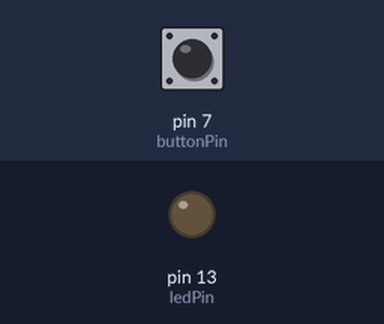
A sketch run on a simulated Arduino Uno, built with avr-gcc and run on an emulated ATmega328P. Parts: output pins drawn as LEDs (lit = HIGH). The inputs (shaded band) are chosen by the test bench; at power-on: pin 7 (buttonPin) HIGH.

Above: at 1.2 s.
1.3 s: pin 7 (buttonPin) pulled LOW for 0.15 s
At 1.37 s:
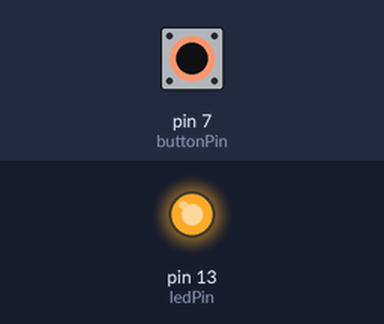
2.9 s: pin 7 (buttonPin) pulled LOW for 3.2 s
At 7.4 s:
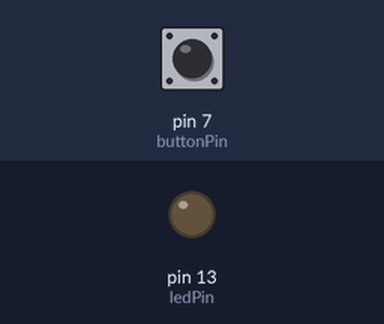
Timing chart, 0 to 8.9 s (numbered marks = the images above; inputs shaded):
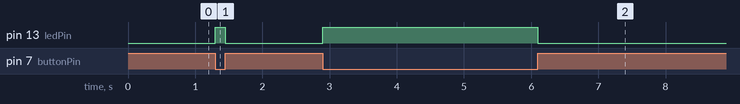

Measured:
- after the input at 1.3 s, pin 13 (ledPin): LOW → HIGH at once, → LOW 0.15 s later
- after the input at 2.9 s, pin 13 (ledPin): LOW → HIGH at once, → LOW 3.2 s later

The sketch:

pushbutton_Arduino.ino
```cpp
int buttonPin = 7;
int ledPin = 13;

void setup() {
  // put your setup code here, to run once:
  pinMode(buttonPin, INPUT);
  pinMode(ledPin, OUTPUT);

}

void loop() {
  // put your main code here, to run repeatedly:
  int buttonState = digitalRead(buttonPin);

  if (buttonState == LOW) {
    digitalWrite(ledPin, HIGH);
  } else {
    digitalWrite(ledPin, LOW);
  }
}
```
